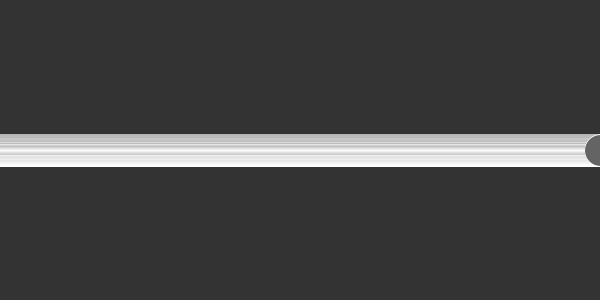
Frame 1 (no input)
Frame 60 (the mouse pressed at the canvas centre just before this capture): identical to frame 1, image omitted
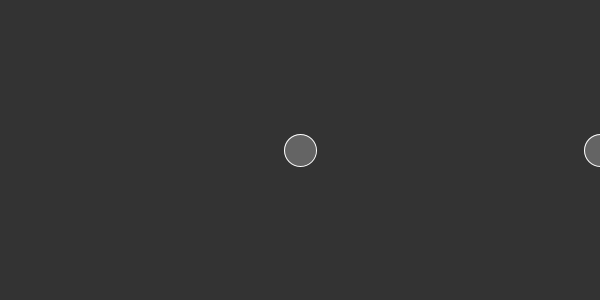
Frame 120 (the mouse held since frame 60 and released just before this capture)

The Processing sketch that drew these frames (run headless with seeded random() and noise(); from frame 60 on, the mouse is pressed at the canvas centre):

// Processing sketch: whileloop
// ── whileloop.pde
float x = 0;

void setup(){
  //only once
  size(600,300);


  //background(50);
}
void draw(){
  //conti
  background(51); 
  x=0;
  while(x<width){
    if(mouseX<1){
      x=x+1;
    }
    else{
      x=x+mouseX;
    }
  fill(100);
  stroke(255);
  
  ellipse(x,150,32,32);
  }
 
   
}
